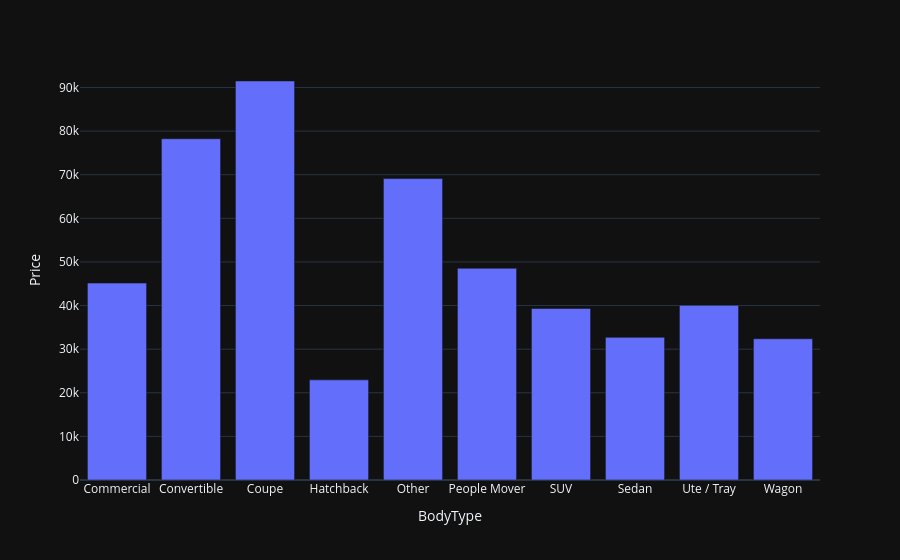

Notebook code for this chart:
### Code cell
# Average price by body type
px.bar(
    df.groupby('BodyType')['Price'].mean(),
    y='Price',
)

### Figure 1 — Plotly figure (JSON) as saved in the notebook; plotly's stock layout.template omitted (floating-point values rounded to 4 significant figures)
{"data": [{"hovertemplate": "BodyType=%{x}<br>Price=%{y}<extra></extra>", "legendgroup": "", "marker": {"color": "#636efa", "pattern": {"shape": ""}}, "name": "", "orientation": "v", "showlegend": false, "textposition": "auto", "x": ["Commercial", "Convertible", "Coupe", "Hatchback", "Other", "People Mover", "SUV", "Sedan", "Ute / Tray", "Wagon"], "xaxis": "x", "y": [45150.0, 78250.0, 91490.0, 22960.0, 69110.0, 48550.0, 39340.0, 32710.0, 40040.0, 32390.0], "yaxis": "y", "type": "bar"}], "layout": {"xaxis": {"anchor": "y", "domain": [0.0, 1.0], "title": {"text": "BodyType"}}, "yaxis": {"anchor": "x", "domain": [0.0, 1.0], "title": {"text": "Price"}}, "legend": {"tracegroupgap": 0}, "margin": {"t": 60}, "barmode": "relative"}}
